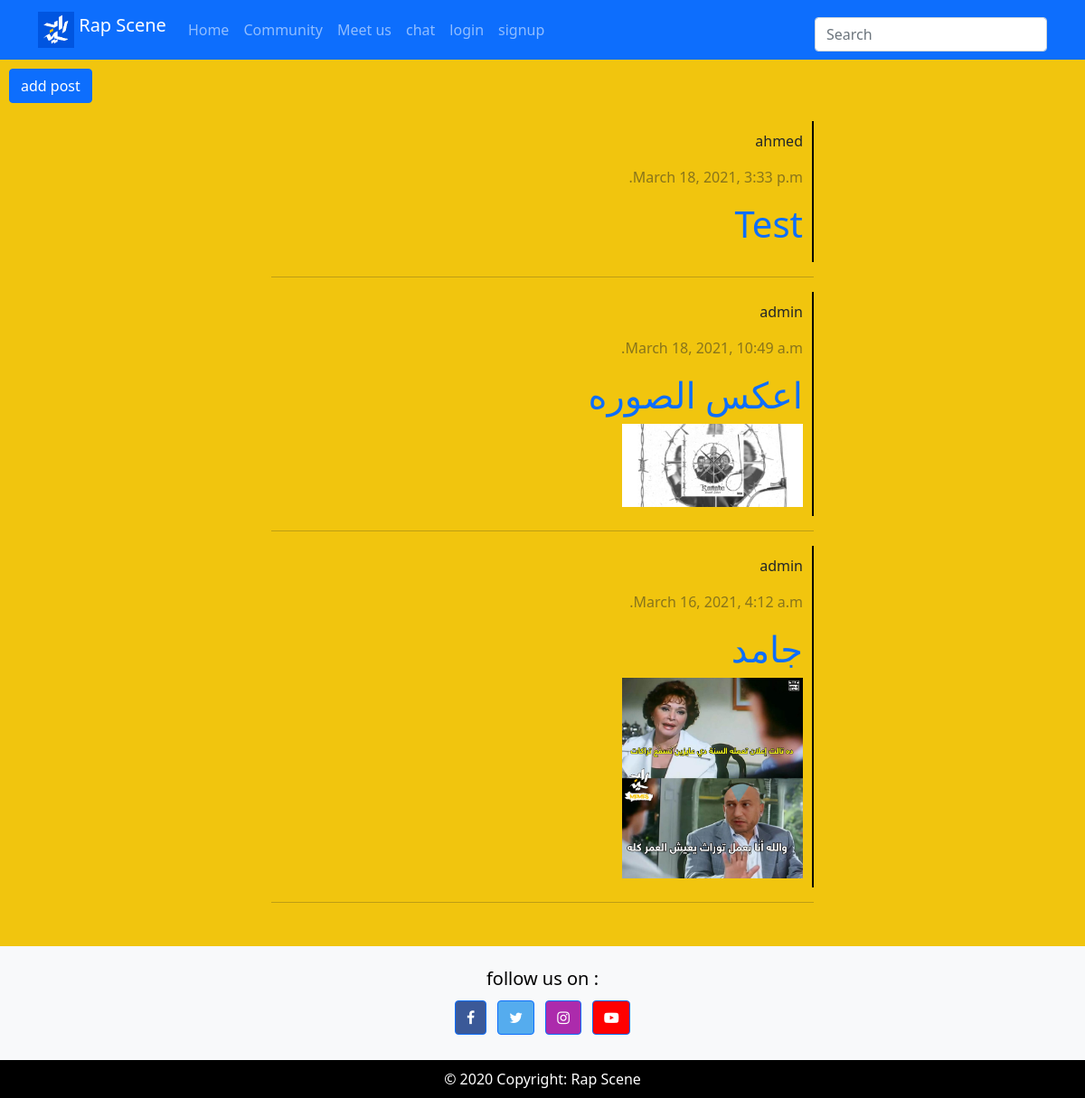
The app's page /comunity/ with its own data.
### accounts/models.py (models this page shows)
class community_post(models.Model):
    created_by = models.ForeignKey(User , related_name='community_post',on_delete=models.CASCADE)
    caption = models.TextField(max_length=150,blank=True)
    image = models.ImageField(blank=True)
    created_dt = models.DateTimeField(auto_now_add=True)
    visable = models.BooleanField(default=False)
    class Meta:
        verbose_name : "music"
        verbose_name_plural : "musics"
    def __str__(self):
        return self.created_by.username
    def image_tag(self):
        return mark_safe('<img src="/media/%s" width="150" height="150" />' % (self.image))
    image_tag.short_description = 'Image'

### accounts/views.py (the view, shortened to what this page needs)
# urls.py: path("comunity/", views.community_CLASSBASED.as_view(), name="community"),
class community_CLASSBASED(CreateView):
    form_class = f_community_post
    template_name = 'community.html'
    success_url = reverse_lazy('accounts:community')
    def get_context_data(self, **kwargs):
        context = super(community_CLASSBASED,self).get_context_data(**kwargs)
        context['posts'] = community_post.objects.filter(visable=True).order_by("-created_dt")
        return context

### accounts/forms.py (shortened to what this page needs)
class f_community_post(forms.ModelForm):
    class Meta :
        model = community_post
        fields = ('image','caption')
        widgets = {
            "caption":forms.Textarea(attrs={"rows":5}),
            }

### accounts/templates/community.html (shortened to what this page needs)
{% extends "main.html"%}
{% load static %}
{% block style%}
<link rel='stylesheet' href='https://cdn.jsdelivr.net/npm/sweetalert2@10.10.1/dist/sweetalert2.min.css'>
{% endblock %}
{% block body%}
<div clas="container">
    <button type="submit" class="btn btn-primary btn-block"  style="margin: 10px;" id="post">add post </button>
</div>
<div  dir="rtl" style="margin:auto; width:50%;margin-top:10px">
  {% for i in posts %}
  <div style="border-right:2px solid #000;padding:10px;">
    <p style="size: 10px;">{{i}}</p>
    <p style="opacity: .5;">{{i.created_dt}}</p>
    <a href="{% url 'accounts:s_post' i.pk%}" style="text-decoration: none;">
    <p class="h1" >{{i.caption}}</p>
    {% if i.image%}
    <img src="/media/{{i.image}}" width=200px >
    {%endif%}
  </a>
  </div>
  <hr >
  {% endfor %}
</div>
{% endblock%}

### rapper/templates/main.html (shortened to what this page needs)
<!DOCTYPE html>
{% load static %}
<html lang="en">
<head>
    <link href="https://maxcdn.bootstrapcdn.com/font-awesome/4.6.3/css/font-awesome.min.css" rel="stylesheet" >
    <link rel="stylesheet" href="{% static 'css/bootstrap.css' %}">
    <link rel="stylesheet" href="{% static 'css/main.css' %}">
    {% block style%}
    {% endblock %}
</head>
<body>
    {% include 'nav.html'%}
    {% block body%}
    {% endblock %}
    <div style="height: 200px;"></div>
    {% include 'footer.html'%}
</body>
</html>

### rapper/templates/nav.html (shortened to what this page needs)
<nav class="navbar navbar-expand-lg navbar-dark bg-primary" aria-label="Eighth navbar example">
    <div class="container">
        <a class="navbar-brand" href="{% url 'rapper:home'%}">
            <img src="/media/rap.png" width="40" height="40" class="d-inline-block align-top logo" alt="logo">
            Rap Scene
        </a>
        <div class="collapse navbar-collapse" id="navbarsExample07">
            <ul class="navbar-nav me-auto mb-2 mb-lg-0">
                <li class="nav-item active">
                    <a class="nav-link" aria-current="page" href="{% url 'rapper:home'%}">Home</a>
                </li>
                <li class="nav-item active">
                    <a class="nav-link" aria-current="page" href="{% url 'accounts:community'%}">Community </a>
                </li>
                <li class="nav-item">
                    <a class="nav-link" href="{% url 'rapper:meet'%}"> Meet us</a>
                </li>
                <li class="nav-item">
                    <a class="nav-link" href="{% url 'chat:room'%}"> chat </a>
                </li>
                {% if user.is_authenticated %}
                <li class="nav-item">
                    <a class="nav-link" href="{% url 'accounts:logout'%}"> log out</a>
                </li>
                {% else %}
                <li class="nav-item">
                    <a class="nav-link" href="{% url 'accounts:login'%}"> login</a>
                </li>
                <li class="nav-item">
                    <a class="nav-link" href="{% url 'accounts:signup'%}"> signup</a>
                </li>
                {% endif %}
            </ul>
            <form  action="/search/" method="GET">
                <input class="form-control" type="text" style="margin-top:10px;" placeholder="Search"  name= "query">
            </form>
        </div>
    </div>
</nav>

### accounts/templates/form.html (shortened to what this page needs)
{% load widget_tweaks %}

### rapper/templates/footer.html (shortened to what this page needs)
<div style="margin-top:50px;" class="f" id="f">
  <footer class="bg-light text-center text-white">
      <div class="container p-4 pb-0">
          <h5 style="color: black;">follow us on :</h5>
        <section class="mb-4">
          <a class="btn btn-primary btn-floating m-1"
            style="background-color: #3b5998;"
            href="https://www.facebook.com/RapSceneAr/" role="button" target="_blank" ><i class="fa fa-facebook-f"></i></a>
          <a class="btn btn-primary btn-floating m-1"
            style="background-color: #55acee;"
            href="https://twitter.com/rapscenear?lang=en" role="button" target="_blank"><i class="fa fa-twitter"></i></a>
          <a class="btn btn-primary btn-floating m-1"
            style="background-color: #ac2bac;"
            href="https://www.instagram.com/rapscenear/?hl=en" role="button" target="_blank"><i class="fa fa-instagram"></i></a>
          <a class="btn btn-primary btn-floating m-1"
          style="background-color: #f00;"
          href="https://www.youtube.com/channel/UCZhoQ7RWid75KCcWNsBIy5A" role="button" target="_blank"><i class="fa fa-youtube-play" aria-hidden="true"></i></a>
        </section>
      </div>
      <div class="text-center p-3" style="background-color: rgb(0, 0, 0); line-height:10px ;">
          © 2020 Copyright: Rap Scene
      </div>
</footer>

### static/css/main.css (style rules this page uses)
body { background-color: #f1c50e; position: relative; }
.f { position:absolute; bottom: 0; width: 100%; }

### records on screen
community_post: created_by.username "ahmed", created_dt "March 18, 2021, 3:33 p.m.", caption "Test"
community_post: created_by.username "admin", created_dt "March 18, 2021, 10:49 a.m.", caption "اعكس الصوره", image (picture)
community_post: created_by.username "admin", created_dt "March 16, 2021, 4:12 a.m.", caption "جامد", image (picture)
